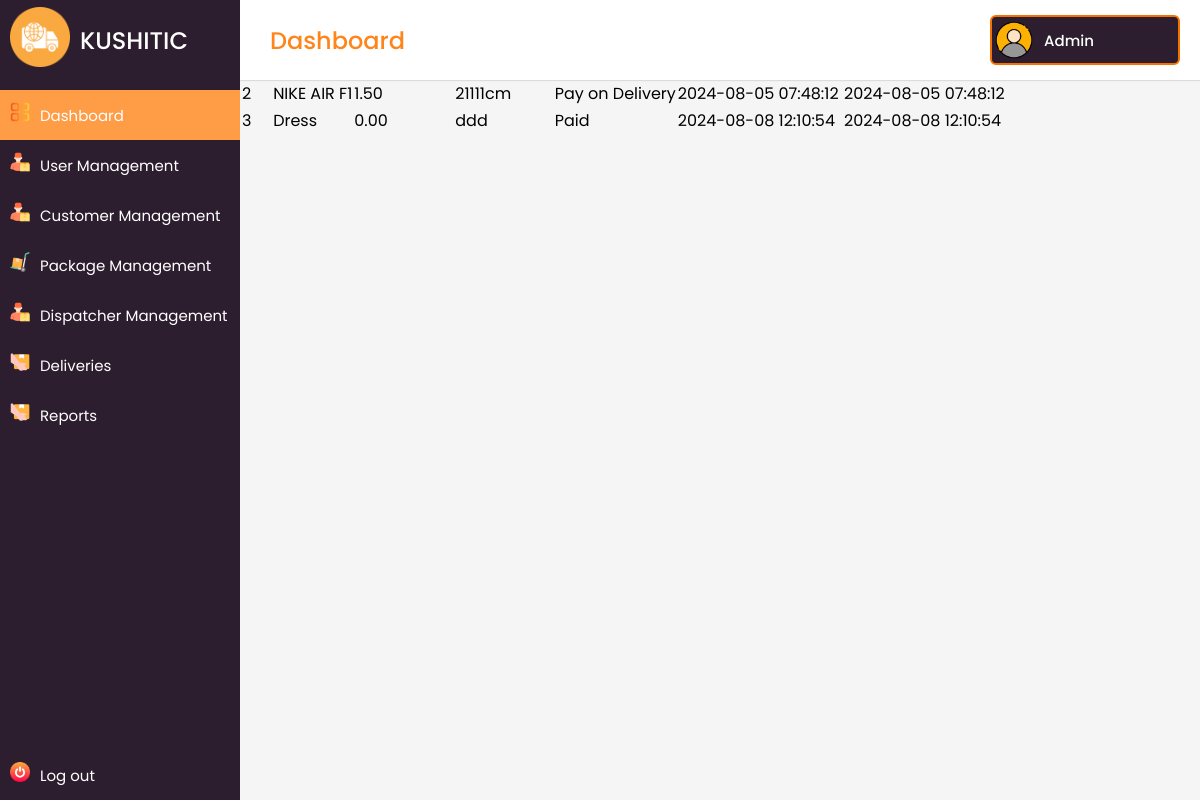
The app's page /main/admin/all_packages.php with its own data.
### tables this page shows
CREATE TABLE `packages` (
  `id` int(11) NOT NULL,
  `customer_id` int(11) NOT NULL,
  `product_name` varchar(100) DEFAULT NULL,
  `description` varchar(250) DEFAULT NULL,
  `weight` decimal(10,2) DEFAULT NULL,
  `dimensions` varchar(100) DEFAULT NULL,
  `value` varchar(100) DEFAULT NULL,
  `status` varchar(50) DEFAULT 'Pending',
  `created_at` timestamp NOT NULL DEFAULT current_timestamp(),
  `updated_at` timestamp NOT NULL DEFAULT current_timestamp() ON UPDATE current_timestamp()
);

### main/admin/includes/functions.php (called while the page is built, shortened)
<?php
  $i=1;
?>

### main/admin/all_packages.php (the view, shortened to what this page needs)
<?php
include('includes/header.php');
$sql = "SELECT * FROM packages ORDER BY id ASC";
$result = mysqli_query($conn, $sql);
?>
<div class="main-box">
    <div class="section-box box">
        <div class="title-box">Listed Packages</div>
        <div class="box-details">
            <div class="table-wrapper">
                <table class="fl-table">
                    <thead>
                        <tr>
                            <th>NO.</th>
                            <th>Package</th>
                            <th>Weight (kg)</th>
                            <th>Dimensions</th>
                            <th>Billing Status</th>
                            <th>Created At</th>
                            <th>Updated At</th>
                        </tr>
                    </thead>
                    <tbody>
    <?php
    if ($result && mysqli_num_rows($result) > 0) {
        while($row = mysqli_fetch_assoc($result)) {
            echo "<tr>";
            echo "<td>". $i++ ."</td>";
            echo "<td>" . htmlspecialchars($row['product_name']) . "</td>";
            echo "<td>" . htmlspecialchars($row['weight']) . "</td>";
            echo "<td>" . htmlspecialchars($row['dimensions']) . "</td>";
            echo "<td>" . htmlspecialchars($row['value']) . "</td>";
            echo "<td>" . htmlspecialchars($row['created_at']) . "</td>";
            echo "<td>" . htmlspecialchars($row['updated_at']) . "</td>";
            echo "</tr>";
        }
    } else {
        echo "<tr><td colspan='10'>No records found</td></tr>";
    }
    ?>
                    </tbody>
                </table>
            </div>
        </div>
    </div>
</div>
<?php
include('includes/footer.php');
?>

### main/admin/assets/css/style.css (style rules this page uses)
:root { --white-color: #ffffff; --custom-gray-color: #d5d5d5; --dark-purple: #2D1E2F; --custom-primary-color: #ff851b; --custom-primary-hover-color: #FF9D47; --custom-text-color: #F57200; --text-dark: #000; --danger: #fa0808; --danger-hover: #f82b2b; --success: #015012; }
* { margin: 0; padding: 0; box-sizing: border-box; font-family: 'Poppins', sans-serif; }
body { min-height: 100%; }

### records on screen
packages: product_name "NIKE AIR F1", weight "1.50", dimensions "21111cm", value "Pay on Delivery", created_at "2024-08-05 07:48:12", updated_at "2024-08-05 07:48:12"
packages: product_name "Dress", weight "0.00", dimensions "ddd", value "Paid", created_at "2024-08-08 12:10:54", updated_at "2024-08-08 12:10:54"
